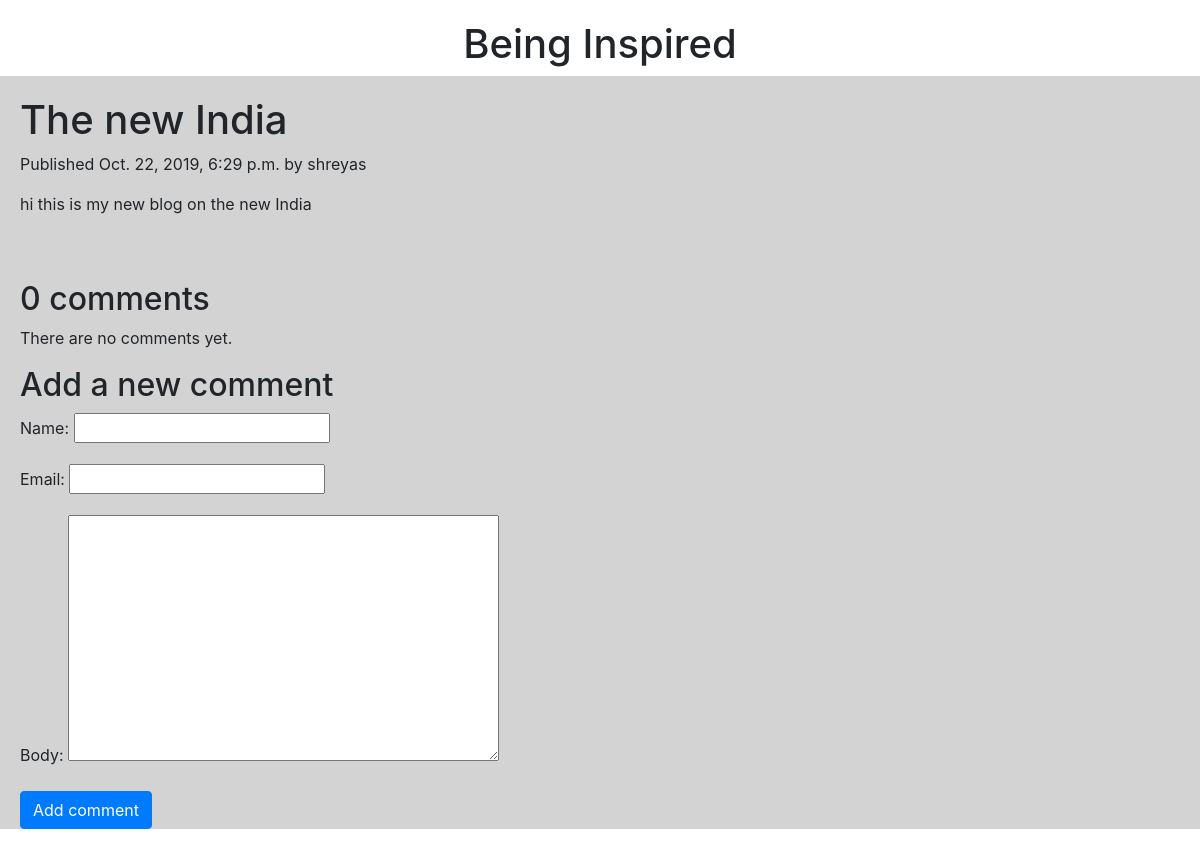
Page /blog/2019/10/22/india/ on the committed database.
### blog/models.py (models this page shows, shortened)
class Post(models.Model):
    STATUS_CHOICES = (('draft','Draft'),('published','Published'),)
    title = models.CharField(max_length=250)
    slug = models.SlugField(max_length=250, unique_for_date='publish')
    author = models.ForeignKey(User,on_delete=models.CASCADE,related_name='blog_posts')
    body = models.TextField()
    publish = models.DateTimeField(default=timezone.now)
    created = models.DateTimeField(auto_now_add=True)
    updated = models.DateTimeField(auto_now=True)
    status = models.CharField(max_length=10,choices=STATUS_CHOICES,default='draft')
    objects = models.Manager()
    published = PublishedManager()
    class Meta:
        ordering = ('-publish',)

### blog/views.py (the view)
# urls.py: path('<int:year>/<int:month>/<int:day>/<slug:post>/',views.post_detail,name='post_detail'),
def post_detail(request,year,month,day,post):
    post = get_object_or_404(Post,slug=post,status='published',publish__year=year,publish__month=month,publish__day=day)
    comments = post.comments.filter(active=True)
    new_comment = None
    if request.method == 'POST':
        comment_form = CommentForm(data=request.POST)
        if comment_form.is_valid():
            new_comment = comment_form.save(commit=False)
            new_comment.post = post
            new_comment.save()
    else:
        comment_form = CommentForm()
    return render(request,'detail.html',{'post':post,'comments':comments,'new_comment':new_comment,'comment_form':comment_form})

### blog/forms.py
class CommentForm(forms.ModelForm):
    class Meta:
        model = Comment
        fields = ('name','email','body')

### blog/templates/detail.html (shortened to what this page needs)
{% extends "base.html" %}
{% block content %}
<div style="padding-left: 20px;  padding-top: 20px;">
<h1>{{ post.title }}</h1>
<p class="date">
Published {{ post.publish }} by {{ post.author }}
</p>
{{ post.body|linebreaks }}
{% with comments.count as total_comments %}
</div><br><br>
<div style="padding-left: 20px;" >
<h2>
{{ total_comments }} comment{{ total_comments|pluralize }}
</h2>
{% endwith %}
{% for comment in comments %}
<div class="comment">
<p class="info">
Comment {{ forloop.counter }} by {{ comment.name }}
{{ comment.created }}
</p>
{{ comment.body|linebreaks }}
</div>
{% empty %}
<p>There are no comments yet.</p>
{% endfor %}
{% if new_comment %}
<h2>Your comment has been added.</h2>
{% else %}
<h2>Add a new comment</h2>
</div>
<div style="padding-left: 20px;">
<form action="." method="post">
{{ comment_form.as_p }}
<p><input class="btn btn-primary" type="submit" value="Add comment"></p>
</form>
</div>
{% endif %}
{% endblock %}

### rows in the picture
Post: title "The new India", publish "Oct. 22, 2019, 6:29 p.m.", author "shreyas", body "hi this is my new blog on the new India"

### other values in the picture
{{ total_comments }} "0"
